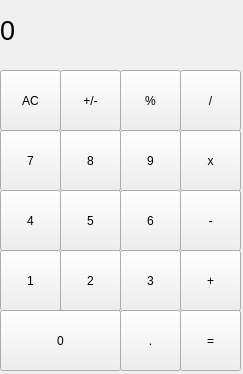
<?xml version="1.0" encoding="UTF-8"?>
<ui version="4.0">
 <class>MainWindow</class>
 <widget class="QMainWindow" name="MainWindow">
  <property name="geometry">
   <rect>
    <x>0</x>
    <y>0</y>
    <width>243</width>
    <height>374</height>
   </rect>
  </property>
  <property name="windowTitle">
   <string>MainWindow</string>
  </property>
  <widget class="QWidget" name="centralwidget">
   <widget class="QLabel" name="result_show">
    <property name="geometry">
     <rect>
      <x>0</x>
      <y>0</y>
      <width>231</width>
      <height>61</height>
     </rect>
    </property>
    <property name="font">
     <font>
      <pointsize>20</pointsize>
     </font>
    </property>
    <property name="styleSheet">
     <string notr="true">QLabel{
	qproperty-alignment: 'AlignVCenter | AlignRight';
	border-bottom 1px solid gray;
}

background-color: white;</string>
    </property>
    <property name="text">
     <string>0</string>
    </property>
   </widget>
   <widget class="QPushButton" name="pushButton_clear">
    <property name="geometry">
     <rect>
      <x>0</x>
      <y>70</y>
      <width>61</width>
      <height>61</height>
     </rect>
    </property>
    <property name="text">
     <string>AC</string>
    </property>
   </widget>
   <widget class="QPushButton" name="pushButton_negative">
    <property name="geometry">
     <rect>
      <x>60</x>
      <y>70</y>
      <width>61</width>
      <height>61</height>
     </rect>
    </property>
    <property name="text">
     <string>+/-</string>
    </property>
   </widget>
   <widget class="QPushButton" name="pushButton_percent">
    <property name="geometry">
     <rect>
      <x>120</x>
      <y>70</y>
      <width>61</width>
      <height>61</height>
     </rect>
    </property>
    <property name="text">
     <string>%</string>
    </property>
   </widget>
   <widget class="QPushButton" name="pushButton_division">
    <property name="geometry">
     <rect>
      <x>180</x>
      <y>70</y>
      <width>61</width>
      <height>61</height>
     </rect>
    </property>
    <property name="text">
     <string>/</string>
    </property>
   </widget>
   <widget class="QPushButton" name="pushButton_7">
    <property name="geometry">
     <rect>
      <x>0</x>
      <y>130</y>
      <width>61</width>
      <height>61</height>
     </rect>
    </property>
    <property name="text">
     <string>7</string>
    </property>
   </widget>
   <widget class="QPushButton" name="pushButton_9">
    <property name="geometry">
     <rect>
      <x>120</x>
      <y>130</y>
      <width>61</width>
      <height>61</height>
     </rect>
    </property>
    <property name="text">
     <string>9</string>
    </property>
   </widget>
   <widget class="QPushButton" name="pushButton_Multi">
    <property name="geometry">
     <rect>
      <x>180</x>
      <y>130</y>
      <width>61</width>
      <height>61</height>
     </rect>
    </property>
    <property name="text">
     <string>x</string>
    </property>
   </widget>
   <widget class="QPushButton" name="pushButton_8">
    <property name="geometry">
     <rect>
      <x>60</x>
      <y>130</y>
      <width>61</width>
      <height>61</height>
     </rect>
    </property>
    <property name="text">
     <string>8</string>
    </property>
   </widget>
   <widget class="QPushButton" name="pushButton_4">
    <property name="geometry">
     <rect>
      <x>0</x>
      <y>190</y>
      <width>61</width>
      <height>61</height>
     </rect>
    </property>
    <property name="text">
     <string>4</string>
    </property>
   </widget>
   <widget class="QPushButton" name="pushButton_6">
    <property name="geometry">
     <rect>
      <x>120</x>
      <y>190</y>
      <width>61</width>
      <height>61</height>
     </rect>
    </property>
    <property name="text">
     <string>6</string>
    </property>
   </widget>
   <widget class="QPushButton" name="pushButton_minus">
    <property name="geometry">
     <rect>
      <x>180</x>
      <y>190</y>
      <width>61</width>
      <height>61</height>
     </rect>
    </property>
    <property name="text">
     <string>-</string>
    </property>
   </widget>
   <widget class="QPushButton" name="pushButton_5">
    <property name="geometry">
     <rect>
      <x>60</x>
      <y>190</y>
      <width>61</width>
      <height>61</height>
     </rect>
    </property>
    <property name="text">
     <string>5</string>
    </property>
   </widget>
   <widget class="QPushButton" name="pushButton_1">
    <property name="geometry">
     <rect>
      <x>0</x>
      <y>250</y>
      <width>61</width>
      <height>61</height>
     </rect>
    </property>
    <property name="text">
     <string>1</string>
    </property>
   </widget>
   <widget class="QPushButton" name="pushButton_3">
    <property name="geometry">
     <rect>
      <x>120</x>
      <y>250</y>
      <width>61</width>
      <height>61</height>
     </rect>
    </property>
    <property name="text">
     <string>3</string>
    </property>
   </widget>
   <widget class="QPushButton" name="pushButton_plus">
    <property name="geometry">
     <rect>
      <x>180</x>
      <y>250</y>
      <width>61</width>
      <height>61</height>
     </rect>
    </property>
    <property name="text">
     <string>+</string>
    </property>
   </widget>
   <widget class="QPushButton" name="pushButton_2">
    <property name="geometry">
     <rect>
      <x>60</x>
      <y>250</y>
      <width>61</width>
      <height>61</height>
     </rect>
    </property>
    <property name="text">
     <string>2</string>
    </property>
   </widget>
   <widget class="QPushButton" name="pushButton_0">
    <property name="geometry">
     <rect>
      <x>0</x>
      <y>310</y>
      <width>121</width>
      <height>61</height>
     </rect>
    </property>
    <property name="text">
     <string>0</string>
    </property>
   </widget>
   <widget class="QPushButton" name="pushButton_dot">
    <property name="geometry">
     <rect>
      <x>120</x>
      <y>310</y>
      <width>61</width>
      <height>61</height>
     </rect>
    </property>
    <property name="text">
     <string>.</string>
    </property>
   </widget>
   <widget class="QPushButton" name="pushButton_equal">
    <property name="geometry">
     <rect>
      <x>180</x>
      <y>310</y>
      <width>61</width>
      <height>61</height>
     </rect>
    </property>
    <property name="text">
     <string>=</string>
    </property>
   </widget>
  </widget>
 </widget>
 <resources/>
 <connections/>
</ui>
